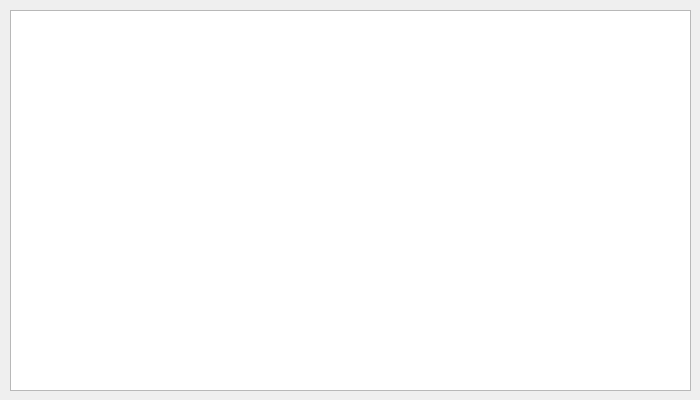
<?xml version="1.0" encoding="UTF-8"?>
<ui version="4.0">
 <class>MainWindow</class>
 <widget class="QMainWindow" name="MainWindow">
  <property name="geometry">
   <rect>
    <x>0</x>
    <y>0</y>
    <width>700</width>
    <height>400</height>
   </rect>
  </property>
  <property name="minimumSize">
   <size>
    <width>700</width>
    <height>400</height>
   </size>
  </property>
  <property name="maximumSize">
   <size>
    <width>700</width>
    <height>400</height>
   </size>
  </property>
  <property name="windowTitle">
   <string>Simple version of Scorched Earth</string>
  </property>
  <widget class="QWidget" name="centralWidget">
   <widget class="QGraphicsView" name="gameField">
    <property name="geometry">
     <rect>
      <x>10</x>
      <y>10</y>
      <width>681</width>
      <height>381</height>
     </rect>
    </property>
    <property name="minimumSize">
     <size>
      <width>681</width>
      <height>381</height>
     </size>
    </property>
    <property name="maximumSize">
     <size>
      <width>681</width>
      <height>381</height>
     </size>
    </property>
   </widget>
  </widget>
 </widget>
 <layoutdefault spacing="6" margin="11"/>
 <resources/>
 <connections/>
</ui>
